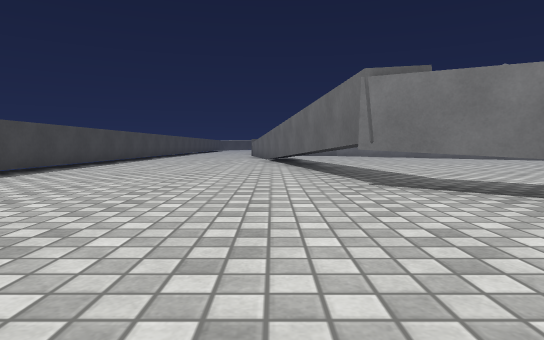
view 1 (above)

24 first-person views from a walk through a 3-D level made in the Unity game engine. The camera is 0.59 m above the floor, tilts 4° down and sees 75° across. The floor is counted in squares, 1 m on a side. Each view is taken from the middle of a square. On the plan, view 1 faces up. The plan holds only what a view shows up to about 10 squares ahead; the rest is blank. The place goes on beyond the plan. The player character is not drawn. Surface patterns are stand-ins for the level's own textures.

view 2
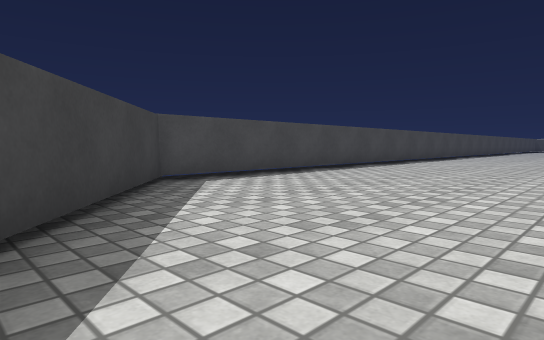

view 3
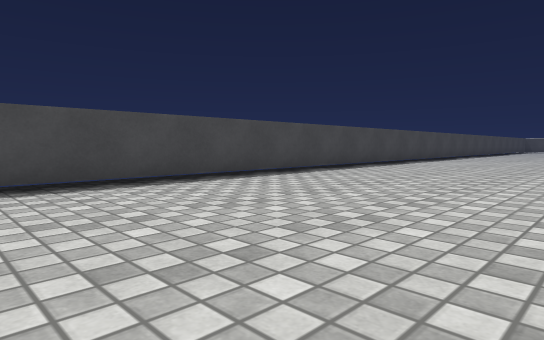

view 4
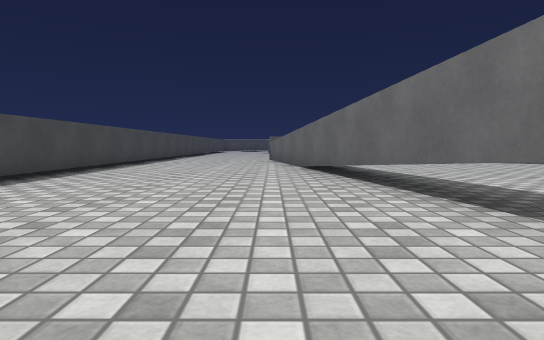

view 5
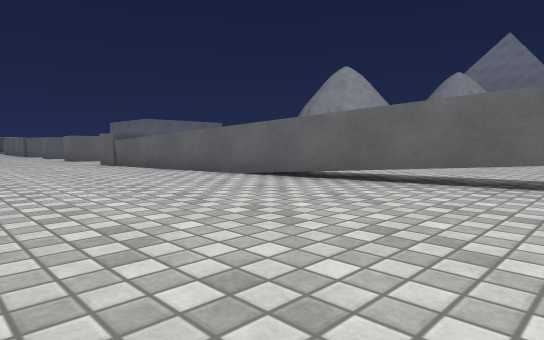

view 6
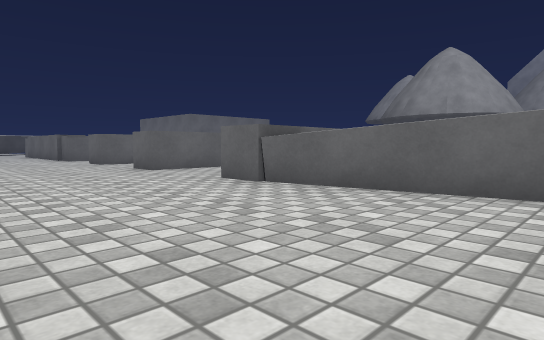

view 7
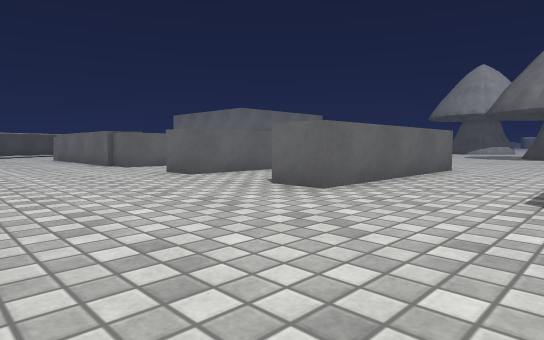

view 8
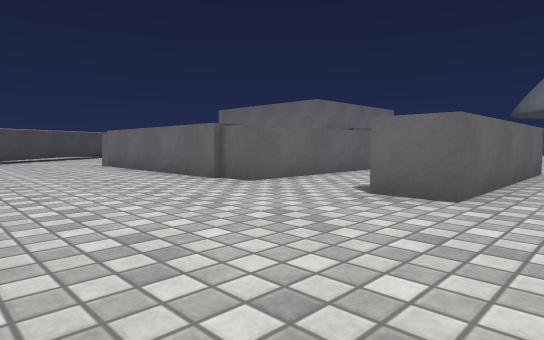

view 9
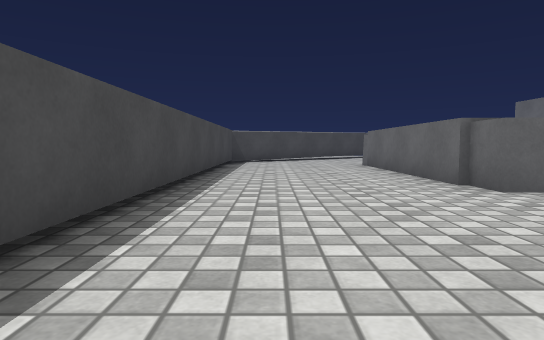

view 10
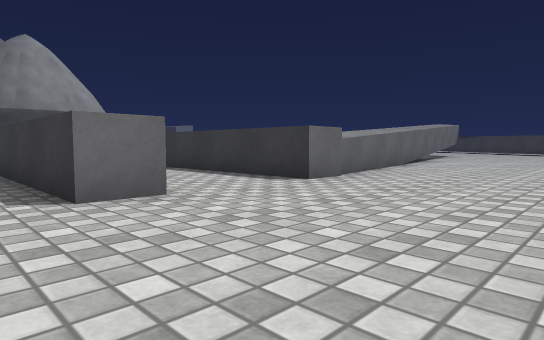

view 11
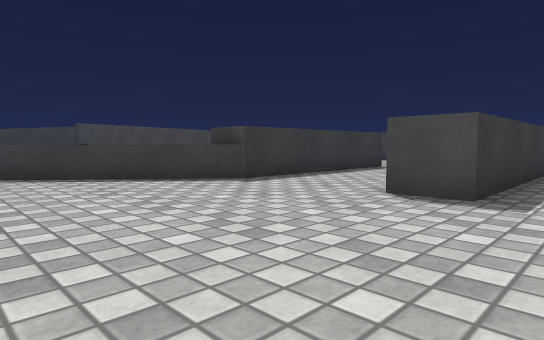

view 12
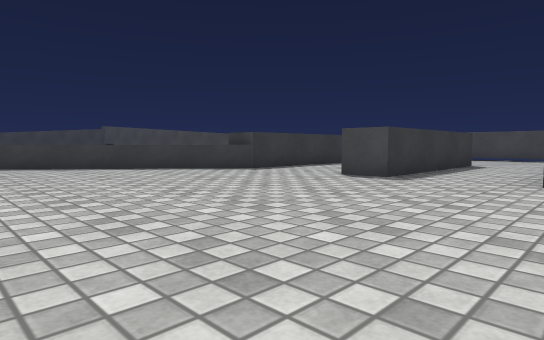

view 13
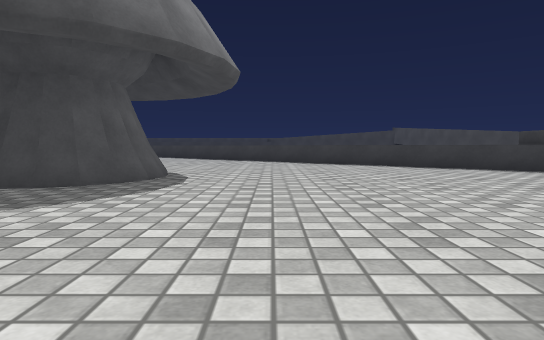

view 14
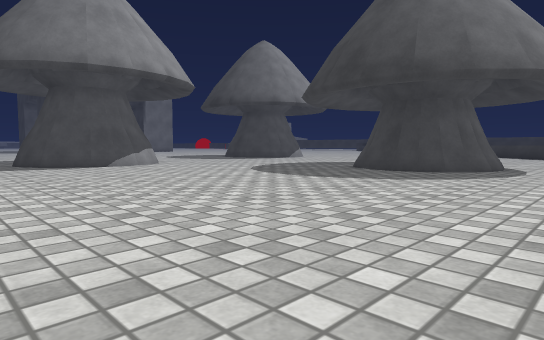

view 15
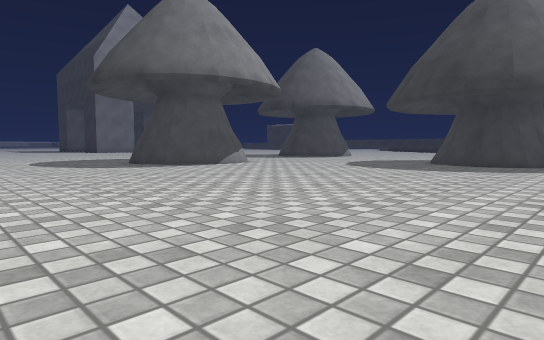

view 16
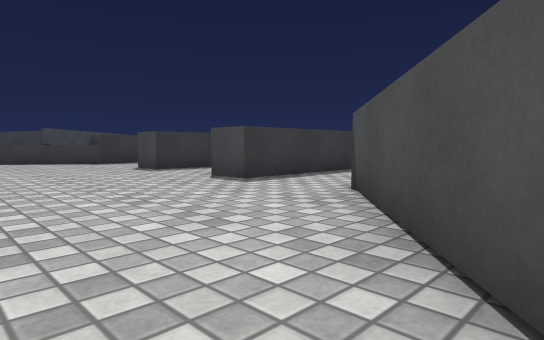

view 17
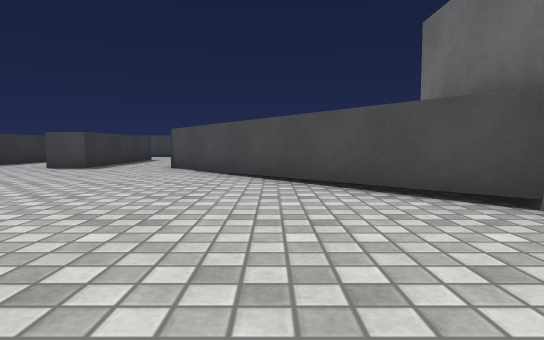

view 18
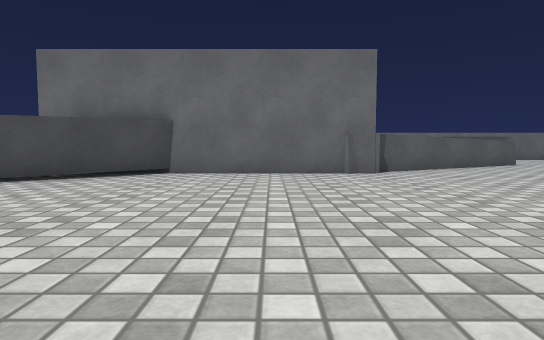

view 19
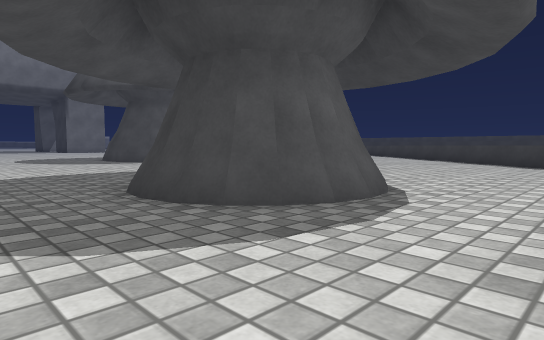

view 20
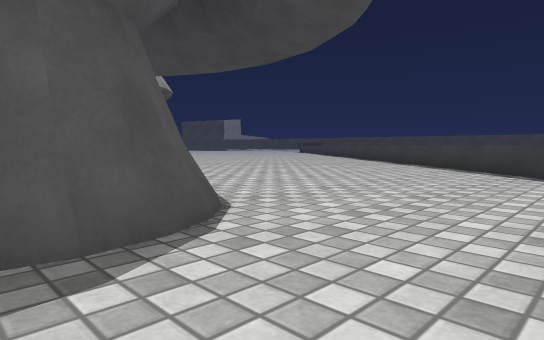

view 21
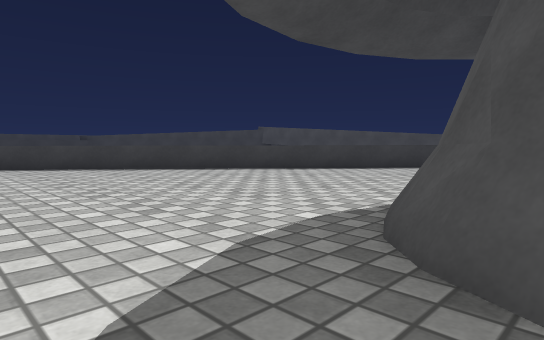

view 22
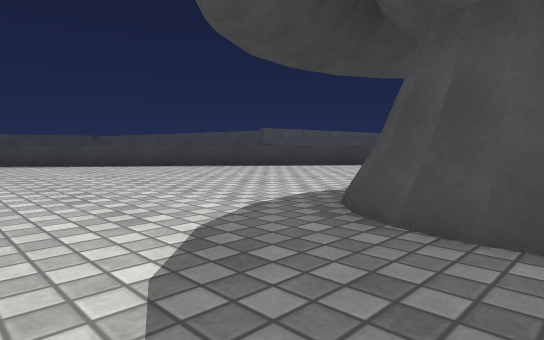

view 23
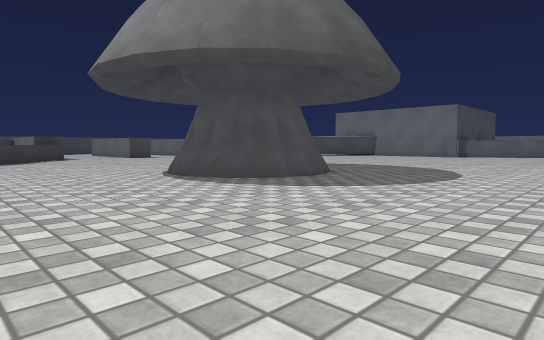

view 24
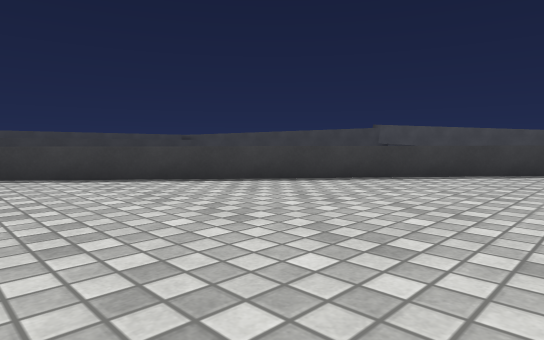

### Floor plan
Key: @ floor where view 1 was taken; # wall or solid block; . main floor; : floor 0.05 m higher than the main floor; ^ raised ledge; T thing the floor can be seen under or through.
Columns run from 6 left of view 1 to 20 right of it. Each row starts with its distance up from view 1.
 36    ..                ^^#.
 35 #....#         ######^ ..
 34 #....#        ##........
 33 #....#       ##............
 32 #....#      ##.............
 31 #....#    ###..............
 30 #....######................
 29 #..........................
 28 #..........................
 27 #....#####................:
 26  .........................
 25  .........................
 24  ....#####.................
 23  ....#####.........##......
 22  ..................###.....
 21  ..................###.....
 20  ....######........###.....
 19  ....^##  ^^...............
 18  ....^^     ^..............
 17  .....#      ^.............
 16  .....#       ^^...........
 15 #.....# .....  ^^..........
 14 #.....# .....    ^.........
 13 #.....T ....      ^........
 12 #.....T ....       ^.......
 11 #......T......      ^^.....
 10 #......T .....       ^^...
  9 #......T .....         ^..
  8 #......TT....           ^.
  7 #......T ...             ^
  6 #.......T...
  5 #.......T
  4 #........T
  3 ##........
  2  ###.....
  1    ##...
  0       @

Positions as (right, up) in squares from view 1, and headings:
1: (0, 0), facing up
2: (0, 1), facing up-left
3: (0, 5), facing up-left
4: (-1, 5), facing up
5: (-5, 9), facing up-right
6: (-5, 15), facing up-right
7: (-5, 20), facing up-right
8: (-5, 25), facing up-right
9: (-4, 25), facing up
10: (-5, 25), facing down-right
11: (8, 25), facing down-left
12: (10, 27), facing down-left
13: (10, 28), facing down
14: (10, 31), facing down-right
15: (11, 34), facing down-right
16: (8, 32), facing down-left
17: (13, 32), facing left
18: (12, 27), facing up
19: (10, 25), facing down-right
20: (10, 22), facing down-right
21: (17, 21), facing down-left
22: (18, 22), facing down-left
23: (20, 16), facing up-left
24: (20, 15), facing down-left
